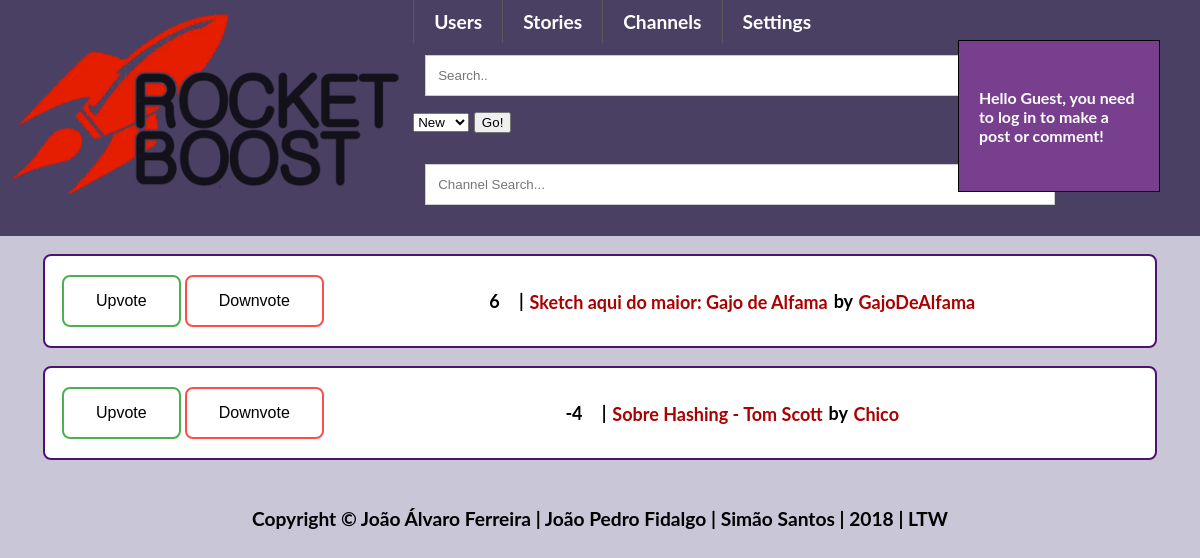
Screenshot of /pages/channel.php?id=Videos with the database file from the repository.
### tables this page shows
CREATE TABLE posts
(
    postID INTEGER UNIQUE NOT NULL PRIMARY KEY,
    title VARCHAR NOT NULL,
    content VARCHAR,
    type VARCHAR,
    dateWritten DATETIME,
    username INTEGER REFERENCES users Not NULL,
    channel VARCHAR NOT NULL
);

### templates/post.php (called while the page is built, shortened)
<?php
include_once "../templates/default.php";
?>
  <?php if(isset($_SESSION['username']))
function getVotesPost($id){
    $db = Database::getInstance()->db();
    $stmt = $db->prepare('SELECT * FROM postvotes WHERE postID = ?');
    $stmt->execute(array($id));
    $result = $stmt->fetchAll();
    $votes = 0;
    foreach ($result as $row) {
    if($row['positive'] == 1)
        $votes = $votes+1;
    else $votes = $votes - 1;
    }
    return $votes;
}
?>

### pages/channel.php (the view, shortened to what this page needs)
<?php
include_once "../templates/default.php";
include_once "../templates/post.php";
draw_posts_channel();
function cmpPoints($a, $b)
{
    if (getVotesPost($a['postID']) == getVotesPost($b['postID'])) {
        return 0;
    }
    return (getVotesPost($a['postID']) > getVotesPost($b['postID'])) ? -1 : 1;
}
function draw_posts_channel(){
$channel = htmlspecialchars($_GET['id']);
    $sortType = 'points';
    $db = Database::getInstance()->db();
    $stmt = $db->prepare('SELECT * FROM posts WHERE channel = ?');
    $stmt->execute(array($channel));
    $result = $stmt->fetchAll();
    if($sortType == "points")
    usort($result, "cmpPoints");
    else if($sortType == "new")
    usort($result, "cmpDate");
    else if($sortType == "comments")
    usort($result, "cmpComments");
    foreach ($result as $row) {
    $votes = getVotesPost($row['postID']);?>
    <div id="postlist">
        <div class="votes_frontpage">
            <input type="button" value="Upvote">
            <input type="button" value="Downvote">
        </div>
        <div id="post_info">
            <span id="votes"><?php echo $votes?></span>
            <span class="separator"> | </span>
            <a href = "../pages/viewPost.php?id=<?php echo $row['postID']?>"><?php echo $row['title']?></a>
            <span class="separator">by</span>
            <a href = "../pages/viewProfile.php?username=<?php echo $row['username']?>"><?php echo $row['username'];?></a>
            <br>
        </div>
    </div>
<?php
    }
}
?>

### css/style.css (style rules this page uses)
body { margin: 0 auto; --bg-color: #C8C6D7; --main-color: #783F8E; --dark-color: #4F1271; --light-color: #4A4063; background-color: var(--bg-color); font-weight: 700; font-size: 14px; font-size: 120%; font-family: Lato, Arial, sans-serif; transition: box-shadow .2s cubic-bezier(.4,0,1,1),background .2s cubic-bezier(.4,0,.2,1),color .2s cubic-bezier(.4,0,.2,1); }
a:link { position: relative; text-decoration: none; -webkit-transition: all 1s linear; color: #aa0000; padding: 1.5px; -webkit-transition: all 1s linear; }
#postlist { display: flex; background-color: white; border: 2px solid var(--dark-color); border-radius: 8px; width: 90%; padding: 15px; margin: 1em; margin-left: auto; margin-right: auto; font-size: 18px; }
.votes_frontpage { display: flex; }
.votes_frontpage input:first-child { background-color: white; border: 2px solid #4CAF50; border-radius: 8px; color: black; padding: 15px 32px; text-align: center; text-decoration: none; display: block; font-size: 16px; margin: 4px 2px; cursor: pointer; -webkit-transition-duration: 0.4s; transition-duration: 0.4s; }
.votes_frontpage input:nth-child(2) { background-color: white; border: 2px solid #ff4d4d; border-radius: 8px; color: black; padding: 15px 32px; text-align: center; text-decoration: none; display: block; font-size: 16px; margin: 4px 2px; cursor: pointer; -webkit-transition-duration: 0.4s; transition-duration: 0.4s; }
#post_info { margin: auto; }

### rows the page displays
posts: votes "6", title "Sketch aqui do maior: Gajo de Alfama", username "GajoDeAlfama"
posts: votes "-4", title "Sobre Hashing - Tom Scott", username "Chico"
